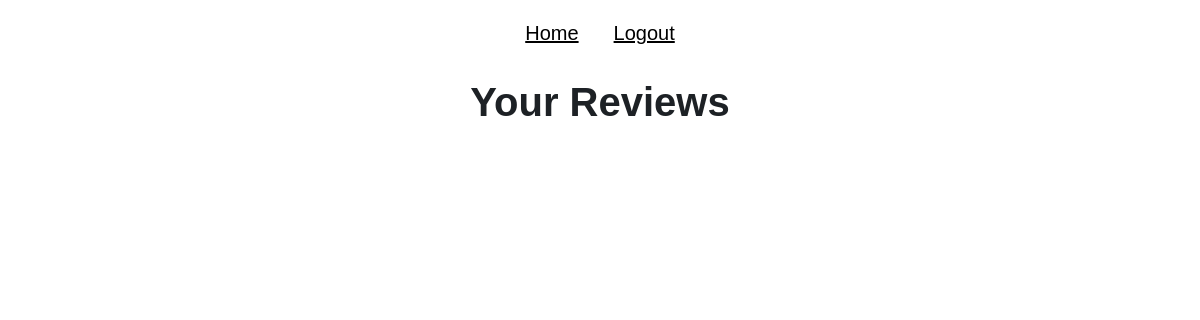
The page /reviews (signed in) on the database as committed earlier.
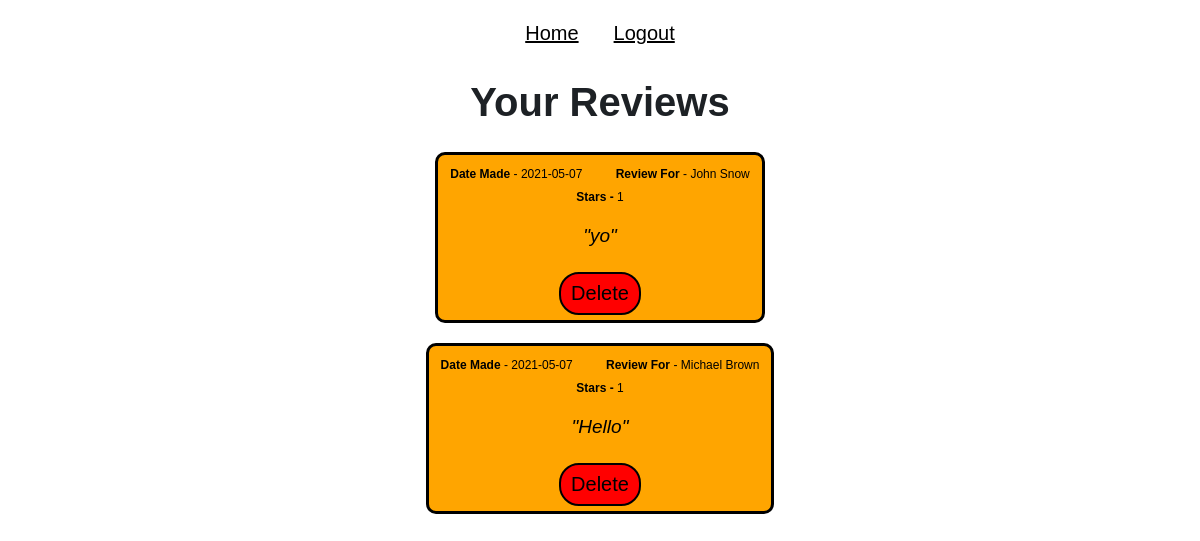
The same page on the database as committed later.
### tables this page shows
CREATE TABLE review (
            byUsrId integer,
            forUsrId integer,
            date text,
            star integer,
            message text,
            PRIMARY KEY (byUsrId, forUsrId, message)
            );

CREATE TABLE users (
            usrId integer primary key,
            email text,
            password text,
            firstName text,
            lastName text,
            accType text,
            postcode text,
            numberOfReviews integer,
            starRating real
            );

### app.py (the view)
@app.route('/reviews')
def reviews():
    userObj = user(session['usrId'])
    bookings = userObj.getReviewsBy()
    return render_template('reviews.html', bookings=bookings, user=user)

### database.py (called while the page is built)
    def search(self, col="null", search="null"):
        conn = sqlite3.connect('main.db')
        c = conn.cursor()
        if col == "email":
            c.execute(f'SELECT * FROM users WHERE email="{search}"')
            data = c.fetchall()
        elif col == "password":
            c.execute(f'SELECT * FROM users WHERE password="{search}"')
            data = c.fetchall()
        elif col == "usrId":
            c.execute(f'SELECT * FROM users WHERE usrId="{search}"')
            data = c.fetchall()
        elif col == "postcode":
            c.execute(f'SELECT * FROM users WHERE postcode="{search}"')
            data = c.fetchall()
        else:
            c.execute(f'SELECT * FROM users')
            data = c.fetchall()
        conn.commit()
        conn.close()
        return(data)

    def getReviewsBy(self, usrId):
        conn = sqlite3.connect('main.db')
        c = conn.cursor()
        c.execute(f'SELECT * FROM review WHERE byUsrId="{usrId}" ORDER BY date DESC')
        data = c.fetchall()
        return(data)
        conn.commit()
        conn.close()

### user.py (called while the page is built)
    def getReviewsBy(self):
        result = db.getReviewsBy(self.usrId)
        return result

### templates/reviews.html (shortened to what this page needs)
{% extends "base.html" %}
{% block head %}
    <link rel="stylesheet" href="{{ url_for('static', filename='css/profile.css') }}">
{% endblock %}
{% block body %}
    <h1>Your Reviews</h1>
    {% for i in bookings %}
            <div class="review">
                <span style="font-size: 12px;">
                    <span class="name">Date Made</span> -  {{ i[2] }}<span style="padding-left: 30px;"></span>
                    <span class="name">Review For </span> - {{ user(i[1]).fName }} {{ user(i[1]).lName }} <br>
                    <span class="name">Stars - </span>{{ i[3] }}
                    <p class="reviewText">"{{ i[4] }}"</p>
                </span>
                <a href="/delRev/{{ i[0] }}-{{ i[1] }}-{{ i[4].strip() }}-{{ i[3] }}">Delete</a>
            </div>
        {% endfor %}
{% endblock %}

Rows that differ between the two databases and show on the page:
added review: date "2021-05-07", forUsrId.firstName "John", forUsrId.lastName "Snow", star "1", message "yo"
added review: date "2021-05-07", forUsrId.firstName "Michael", forUsrId.lastName "Brown", star "1", message "Hello"
